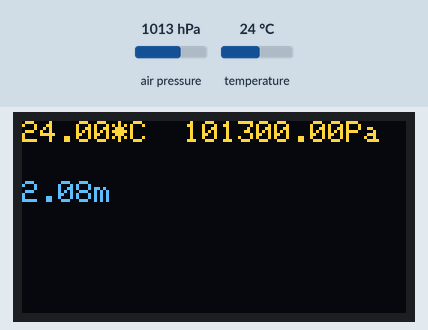
A program run on a simulated ESP8266 (Wemos D1 mini). Parts: 128×64 one-colour display. Inputs (shaded band) come from the test bench; at power-on: air pressure 1013 hPa, temperature 24 °C. The OLED is the two-colour kind (top 16 rows yellow); what the program prints to the serial monitor is not drawn.

Above: at 1.2 s.
1.3 s: air pressure set to 952 hPa
At 2.1 s:
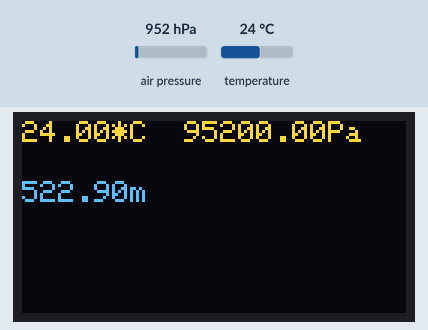
2.8 s: temperature set to 12 °C
At 3.2 s:
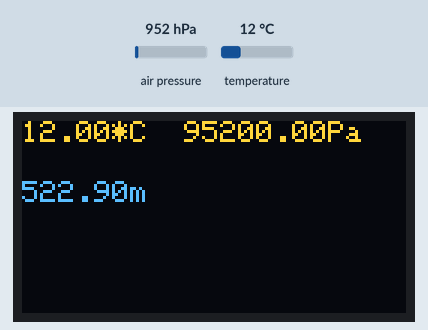
4.3 s: air pressure set to 975 hPa
At 5.5 s:
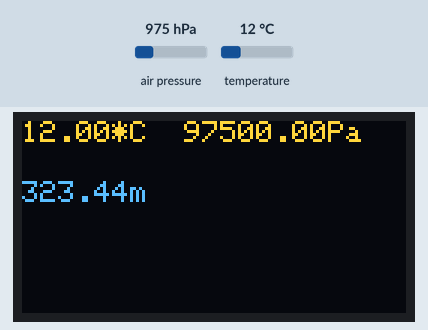
5.8 s: temperature set to 19 °C
Timing chart, 0 to 8.3 s (numbered marks = the images above; inputs shaded):
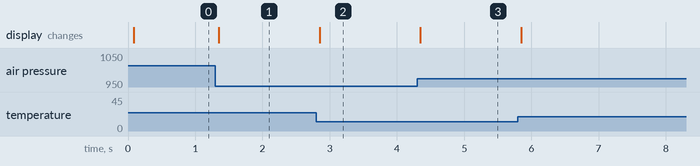

The program:

main.cpp
```cpp
#include <Arduino.h>
#include <Adafruit_BMP280.h>
#include <SPI.h>
#include <Wire.h>
#include <Adafruit_GFX.h>
#include <Adafruit_SSD1306.h>

Adafruit_SSD1306 lcd(128, 64, &Wire, -1);
Adafruit_BMP280 bmp;

void setup() {
	Serial.begin(9600);
	Serial.println(F("BMP280 Forced Mode Test."));

	if(!lcd.begin(SSD1306_SWITCHCAPVCC, 0x3C)) {
		Serial.println(F("SSD1306 allocation failed"));
		for(;;);
	}

	Serial.println(F("Setting up display"));

	lcd.clearDisplay();
	lcd.setTextSize(1);
	lcd.setTextColor(WHITE);
	lcd.setCursor(0, 10);
	lcd.print("Initializing...");
	lcd.display();

	if (!bmp.begin(BMP280_ADDRESS_ALT, BMP280_CHIPID)) {
		Serial.println(F("Could not find a valid BMP280 sensor, check wiring or try a different address!"));
		while (1)
			delay(10);
	}

	/* Default settings from datasheet. */
	bmp.setSampling(Adafruit_BMP280::MODE_FORCED,     /* Operating Mode. */
					Adafruit_BMP280::SAMPLING_X2,     /* Temp. oversampling */
					Adafruit_BMP280::SAMPLING_X16,    /* Pressure oversampling */
					Adafruit_BMP280::FILTER_X16,      /* Filtering. */
					Adafruit_BMP280::STANDBY_MS_500); /* Standby time. */

	lcd.clearDisplay();
}

void loop() {
	// must call this to wake sensor up and get new measurement data
	// it blocks until measurement is complete
	if (bmp.takeForcedMeasurement()) {
		lcd.clearDisplay();

		lcd.setCursor(0, 0);
		lcd.print(bmp.readTemperature());
		lcd.print("*C  ");

		lcd.print(bmp.readPressure());
		lcd.print("Pa");


		lcd.setCursor(0, 20);
		lcd.print(bmp.readAltitude(1013.25)); /* Adjusted to local forecast! */
		lcd.print("m");
		lcd.display();

		delay(50);
	} else {
		Serial.println("Forced measurement failed!");
	}
}
```

Measured:
- after the input at 1.3 s, the display: changes after 0.05 s (image 1)
- after the input at 2.8 s, the display: changes after 0.05 s (image 2)
- after the input at 4.3 s, the display: changes after 0.05 s (image 3)
